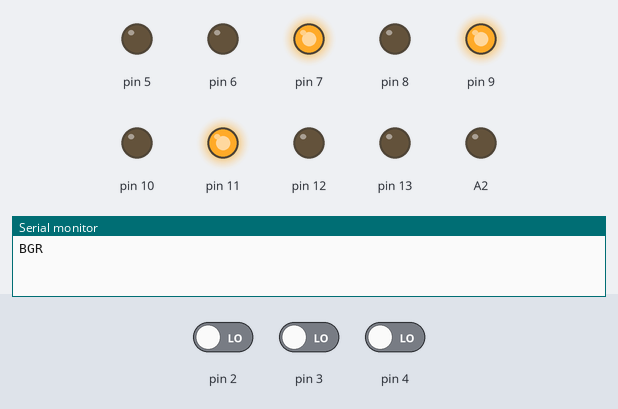
Recording of a sketch running on a simulated Arduino Uno, built with avr-gcc and run on an emulated ATmega328P. On the bench: output pins drawn as LEDs (lit = HIGH), the last lines printed to the serial monitor. The test bench sets the inputs (shaded band); at power-on: pin 2 LOW, pin 3 LOW, pin 4 LOW. Random numbers use the default seed unless the sketch sets one.

Above: at 3.3 s.
3.4 s: pin 2 driven HIGH
At 3.77 s:
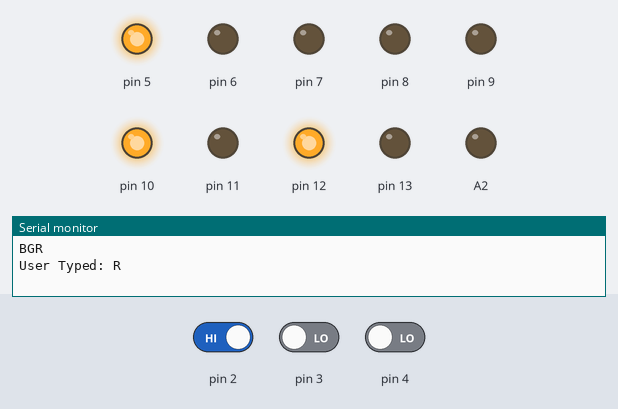
At 4.3 s:
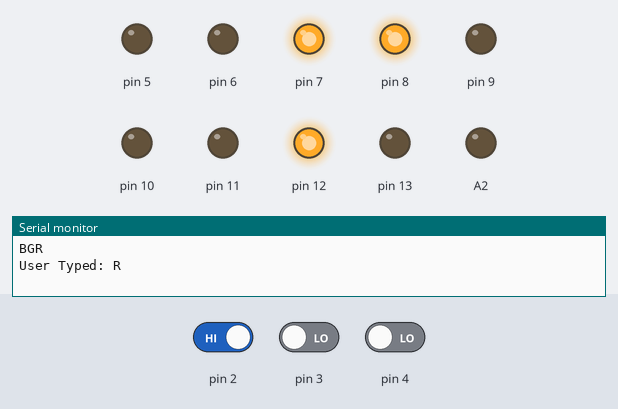
6.4 s: pin 3 driven HIGH
At 7.9 s:
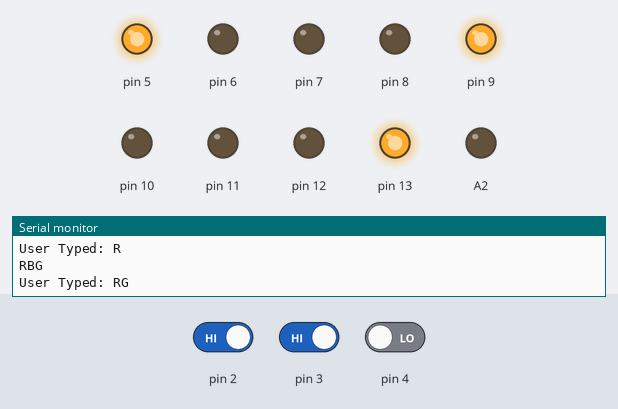
9.4 s: pin 4 driven HIGH
12.4 s: pin 4 driven LOW
18.4 s: pin 2 driven HIGH and pin 4 driven LOW
Timing chart, 0 to 22.4 s (numbered marks = the images above; inputs shaded):
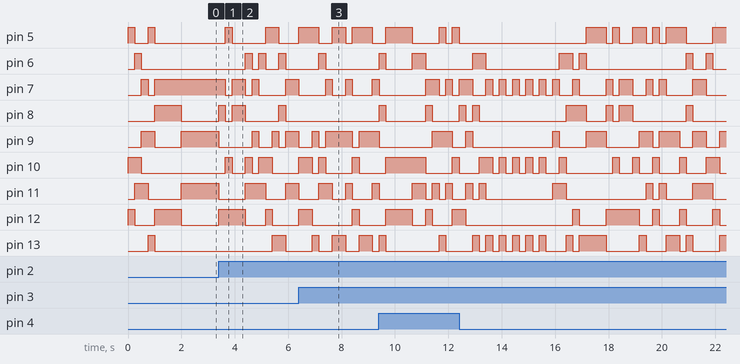

Measured:
- after the input at 3.4 s, pin 5: LOW → HIGH after 0.25 s, → LOW 0.25 s later, → HIGH 1.3 s later, → LOW 0.50 s later; pin 6: goes HIGH 0.25 s, LOW 0.25 s, HIGH 0.25 s, LOW 0.50 s, HIGH 0.25 s, then LOW, starting after 1.0 s
- by itself, pin 5: alternates HIGH for 0.25 s and LOW for 0.50 s, 4 changes in all, then stays LOW

The sketch:

TEJ_FINAL_CULM_Ashvin.ino
```cpp
String pin = "RGBBR";
String input = "";
String combinations[6] = {"RGB","GRB","GBR","BGR","RBG","BRG"};
int index = 0;
boolean isButtonPressed = false;

void setup() {
  Serial.begin(9600);
  // Buttons
  pinMode(2,INPUT);
  pinMode(3,INPUT);
  pinMode(4,INPUT);
  // LED 1
  pinMode(13,OUTPUT);
  pinMode(12,OUTPUT);
  pinMode(11,OUTPUT);
  // LED 2
  pinMode(10,OUTPUT);
  pinMode(9,OUTPUT);
  pinMode(8,OUTPUT);
  // LED 3
  pinMode(7,OUTPUT);
  pinMode(6,OUTPUT);
  pinMode(5,OUTPUT);
  // Transistors Base
  pinMode(A2,OUTPUT);
}

void loop() {

  input = "";

  for (int j = 0; j < pin.length(); j++)
  {
    for (int i = 0; i < 10; i++)
    {
      index = rand() % 6;

      if (index == 0)
      {
        // LED 1
        digitalWrite(13,1);
        digitalWrite(12,0);
        digitalWrite(11,0);
        // LED 2
        digitalWrite(10,0);
        digitalWrite(9,1);
        digitalWrite(8,0);
        // LED 3
        digitalWrite(7,0);
        digitalWrite(6,0);
        digitalWrite(5,1);
      }
      else if (index == 1)
      {
        // LED 1
        digitalWrite(13,0);
        digitalWrite(12,1);
        digitalWrite(11,0);
        // LED 2
        digitalWrite(10,1);
        digitalWrite(9,0);
        digitalWrite(8,0);
        // LED 3
        digitalWrite(7,0);
        digitalWrite(6,0);
        digitalWrite(5,1);
      }
      else if (index == 2)
      {
        // LED 1
        digitalWrite(13,0);
        digitalWrite(12,1);
        digitalWrite(11,0);
        // LED 2
        digitalWrite(10,0);
        digitalWrite(9,0);
        digitalWrite(8,1);
        // LED 3
        digitalWrite(7,1);
        digitalWrite(6,0);
        digitalWrite(5,0);
      }
      else if (index == 3)
      {
        // LED 1
        digitalWrite(13,0);
        digitalWrite(12,0);
        digitalWrite(11,1);
        // LED 2
        digitalWrite(10,0);
        digitalWrite(9,1);
        digitalWrite(8,0);
        // LED 3
        digitalWrite(7,1);
        digitalWrite(6,0);
        digitalWrite(5,0);
      }
      else if (index == 4)
      {
        // LED 1
        digitalWrite(13,1);
        digitalWrite(12,0);
        digitalWrite(11,0);
        // LED 2
        digitalWrite(10,0);
        digitalWrite(9,0);
        digitalWrite(8,1);
        // LED 3
        digitalWrite(7,0);
        digitalWrite(6,1);
        digitalWrite(5,0);
      }
      else if (index == 5)
      {
        // LED 1
        digitalWrite(13,0);
        digitalWrite(12,0);
        digitalWrite(11,1);
        // LED 2
        digitalWrite(10,1);
        digitalWrite(9,0);
        digitalWrite(8,0);
        // LED 3
        digitalWrite(7,0);
        digitalWrite(6,1);
        digitalWrite(5,0);
      }

      delay(250);
    }

    Serial.println("");
    Serial.println(combinations[index]);
    Serial.println("");

    while (!isButtonPressed)
    {
      // Button 1
      if (digitalRead(4) == 1)
      {
        input += combinations[index][0];
        isButtonPressed = true;
      }
      // Button 2
      else if (digitalRead(3)==1)
      {
        input += combinations[index][1];
        isButtonPressed = true;
      }
      // Button 3
      else if (digitalRead(2)==1)
      {
        input += combinations[index][2];
        isButtonPressed = true;
      }
    }
    isButtonPressed = false;

    Serial.println("");
    Serial.print("User Typed: ");
    Serial.println(input);
    Serial.println("");
  }

  if (input == pin) // Flash GREEN
  {
    Serial.println("");
    Serial.println("PIN CORRECT! ");
    Serial.println("");
    for (int k = 0; k < 4; k++)
    {
      digitalWrite(13,0);
      digitalWrite(12,1);
      digitalWrite(11,0);
      digitalWrite(10,0);
      digitalWrite(9,1);
      digitalWrite(8,0);
      digitalWrite(7,0);
      digitalWrite(6,1);
      digitalWrite(5,0);
      delay(250);
      digitalWrite(13,0);
      digitalWrite(12,0);
      digitalWrite(11,0);
      digitalWrite(10,0);
      digitalWrite(9,0);
      digitalWrite(8,0);
      digitalWrite(7,0);
      digitalWrite(6,0);
      digitalWrite(5,0);
      delay(250);
    }

    digitalWrite(13,0);
    digitalWrite(12,1);
    digitalWrite(11,0);
    digitalWrite(10,0);
    digitalWrite(9,1);
    digitalWrite(8,0);
    digitalWrite(7,0);
    digitalWrite(6,1);
    digitalWrite(5,0);
    delay(250);
    // Turn on motor
    digitalWrite(A2,1);
    delay(1500);
    digitalWrite(A2,0);
  }
  else // Flash RED
  {
    Serial.println("");
    Serial.println("PIN INCORRECT! ");
    Serial.println("");
    for (int k = 0; k < 5; k++)
    {
      digitalWrite(13,1);
      digitalWrite(12,0);
      digitalWrite(11,0);
      digitalWrite(10,1);
      digitalWrite(9,0);
      digitalWrite(8,0);
      digitalWrite(7,1);
      digitalWrite(6,0);
      digitalWrite(5,0);
      delay(250);
      digitalWrite(13,0);
      digitalWrite(12,0);
      digitalWrite(11,0);
      digitalWrite(10,0);
      digitalWrite(9,0);
      digitalWrite(8,0);
      digitalWrite(7,0);
      digitalWrite(6,0);
      digitalWrite(5,0);
      delay(250);
    }
  }

}
```
